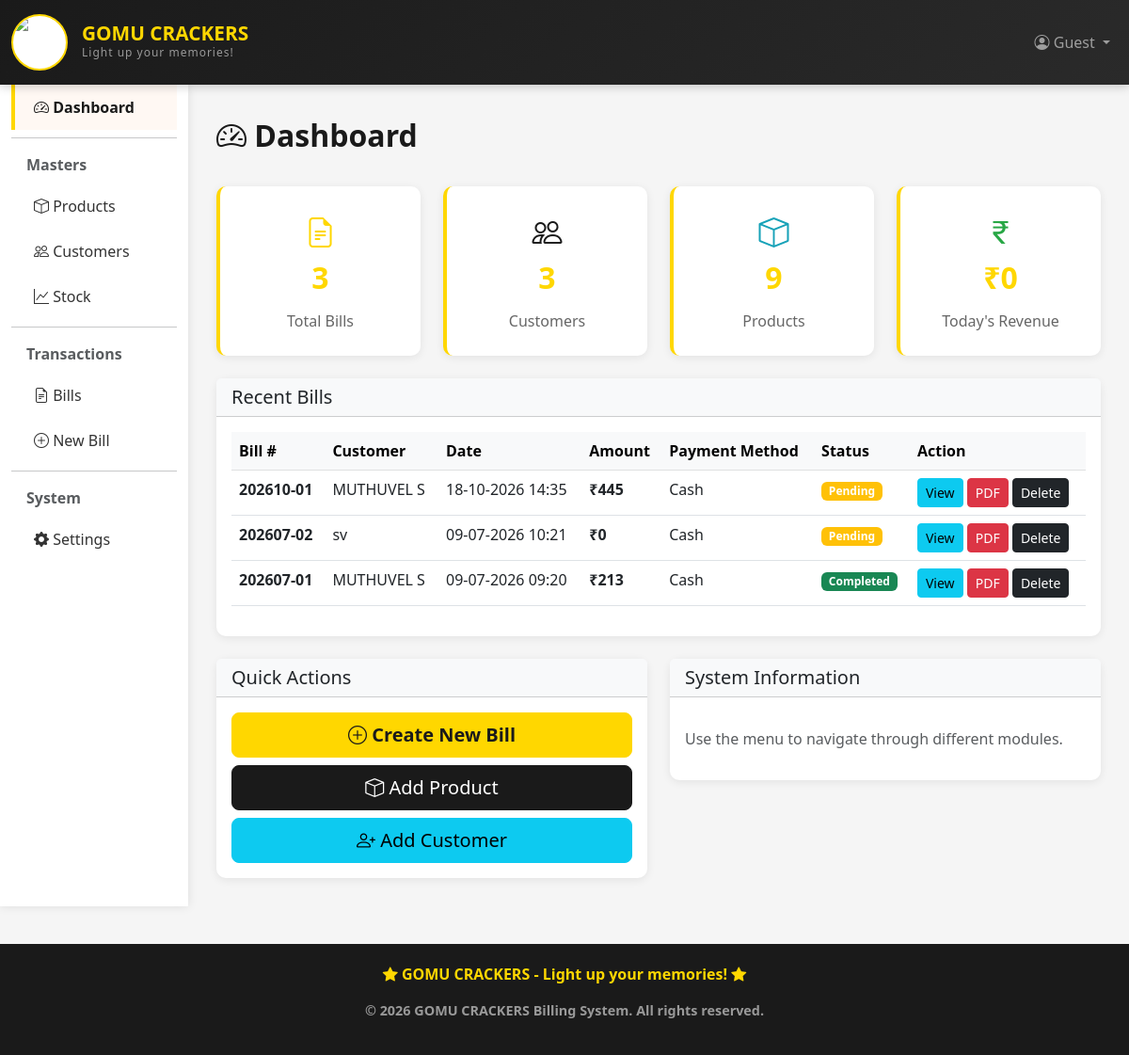
The app's page /billing/ with its own data.
### billing_app/models.py (models this page shows, shortened)
class Bill(models.Model):
    PAYMENT_CHOICES = [
        ('cash', 'Cash'),
        ('card', 'Card'),
        ('upi', 'UPI'),
        ('cheque', 'Cheque'),
    ]
    bill_number = models.CharField(max_length=30, unique=True, blank=True, null=True, editable=False)
    bill_sequence = models.PositiveIntegerField(default=1)
    customer = models.ForeignKey(Customer, on_delete=models.SET_NULL, null=True, blank=True)
    bill_date = models.DateTimeField(auto_now_add=True)
    subtotal = models.DecimalField(max_digits=10, decimal_places=2, default=0)
    discount_percent = models.DecimalField(max_digits=5, decimal_places=2, default=0)
    discount_amount = models.DecimalField(max_digits=10, decimal_places=2, default=0)
    total_amount = models.DecimalField(max_digits=10, decimal_places=2, default=0)
    payment_method = models.CharField(max_length=10, choices=PAYMENT_CHOICES, default='cash')
    payment_received = models.DecimalField(max_digits=10, decimal_places=2, default=0)
    change_amount = models.DecimalField(max_digits=10, decimal_places=2, default=0)
    is_completed = models.BooleanField(default=False)
    notes = models.TextField(blank=True, null=True)
    created_at = models.DateTimeField(auto_now_add=True)
    updated_at = models.DateTimeField(auto_now=True)
    class Meta:
        ordering = ['-bill_date']

class Customer(models.Model):
    name = models.CharField(max_length=100)
    phone = models.CharField(max_length=15)
    email = models.EmailField(blank=True, null=True)
    address = models.TextField(blank=True, null=True)
    city = models.CharField(max_length=50, blank=True, null=True)
    created_at = models.DateTimeField(auto_now_add=True)
    updated_at = models.DateTimeField(auto_now=True)
    class Meta:
        ordering = ['-created_at']

### billing_app/views.py (the view)
# urls.py: path('', views.dashboard, name='dashboard'),
def dashboard(request):
    total_bills = Bill.objects.count()
    total_customers = Customer.objects.count()
    total_products = Product.objects.count()
    total_stock_movements = Stock.objects.count()
    today_revenue = Bill.objects.filter(bill_date__date=timezone.now().date()).aggregate(
        total=models.Sum('total_amount'))['total'] or 0
    recent_bills = Bill.objects.all()[:5]
    low_stock_products = Product.objects.filter(quantity__lt=10)
    context = {
        'total_bills': total_bills,
        'total_customers': total_customers,
        'total_products': total_products,
        'total_stock_movements': total_stock_movements,
        'today_revenue': today_revenue,
        'recent_bills': recent_bills,
        'low_stock_count': low_stock_products.count(),
    }
    return render(request, 'billing/dashboard.html', context)

### billing_app/templates/billing/dashboard.html (shortened to what this page needs)
{% extends 'billing/base.html' %}
{% block content %}
<div class="page-title">
    <i class="bi bi-speedometer2"></i> Dashboard
</div>
<div class="row mb-4">
    <div class="col-md-3">
        <div class="stat-card">
            <i class="bi bi-file-earmark-text" style="font-size: 2rem; color: var(--primary-color);"></i>
            <div class="stat-value">{{ total_bills }}</div>
            <div class="stat-label">Total Bills</div>
        </div>
    </div>
    <div class="col-md-3">
        <div class="stat-card">
            <i class="bi bi-people" style="font-size: 2rem; color: var(--secondary-color);"></i>
            <div class="stat-value">{{ total_customers }}</div>
            <div class="stat-label">Customers</div>
        </div>
    </div>
    <div class="col-md-3">
        <div class="stat-card">
            <i class="bi bi-box" style="font-size: 2rem; color: #17a2b8;"></i>
            <div class="stat-value">{{ total_products }}</div>
            <div class="stat-label">Products</div>
        </div>
    </div>
    <div class="col-md-3">
        <div class="stat-card">
            <i class="bi bi-currency-rupee" style="font-size: 2rem; color: #28a745;"></i>
            <div class="stat-value">₹{{ today_revenue|floatformat:"0" }}</div>
            <div class="stat-label">Today's Revenue</div>
        </div>
    </div>
</div>
<div class="row">
    <div class="col-md-12">
        <div class="card">
            <div class="card-header bg-light">
                <h5 class="mb-0">Recent Bills</h5>
            </div>
            <div class="card-body">
                {% if recent_bills %}
                    <div class="table-responsive">
                        <table class="table table-hover">
                            <thead class="table-light">
                                <tr>
                                    <th>Bill #</th>
                                    <th>Customer</th>
                                    <th>Date</th>
                                    <th>Amount</th>
                                    <th>Payment Method</th>
                                    <th>Status</th>
                                    <th>Action</th>
                                </tr>
                            </thead>
                            <tbody>
                                {% for bill in recent_bills %}
                                <tr>
                                    <td><strong>{{ bill.bill_number }}</strong></td>
                                    <td>{{ bill.customer.name|default:"Walk-in" }}</td>
                                    <td>{{ bill.bill_date|date:"d-m-Y H:i" }}</td>
                                    <td><strong>₹{{ bill.total_amount|floatformat:"0" }}</strong></td>
                                    <td>{{ bill.get_payment_method_display }}</td>
                                    <td>
                                        {% if bill.is_completed %}
                                            <span class="badge bg-success">Completed</span>
                                        {% else %}
                                            <span class="badge bg-warning">Pending</span>
                                        {% endif %}
                                    </td>
                                    <td>
                                        <a href="{% url 'bill_detail' bill.id %}" class="btn btn-sm btn-info">View</a>
                                        <a href="{% url 'bill_pdf' bill.id %}" class="btn btn-sm btn-danger">PDF</a>
                                        <a href="{% url 'delete_bill' bill.id %}"
       class="btn btn-sm btn-dark"
       onclick="return confirm('Are you sure you want to delete this bill?');">
        Delete
    </a>
                                    </td>
                                </tr>
                                {% endfor %}
                            </tbody>
                        </table>
                    </div>
                {% else %}
                    <p class="text-muted">No bills yet. <a href="{% url 'bill_create' %}">Create one</a></p>
                {% endif %}
            </div>
        </div>
    </div>
</div>
<div class="row mt-4">
    <div class="col-md-6">
        <div class="card">
            <div class="card-header bg-light">
                <h5 class="mb-0">Quick Actions</h5>
            </div>
            <div class="card-body">
                <a href="{% url 'bill_create' %}" class="btn btn-primary btn-lg w-100 mb-2">
                    <i class="bi bi-plus-circle"></i> Create New Bill
                </a>
                <a href="{% url 'product_create' %}" class="btn btn-secondary btn-lg w-100 mb-2">
                    <i class="bi bi-box"></i> Add Product
                </a>
                <a href="{% url 'customer_create' %}" class="btn btn-info btn-lg w-100">
                    <i class="bi bi-person-plus"></i> Add Customer
                </a>
            </div>
        </div>
    </div>
    <div class="col-md-6">
        <div class="card">
            <div class="card-header bg-light">
                <h5 class="mb-0">System Information</h5>
            </div>
            <div class="card-body">
                <p class="text-muted mt-3">Use the menu to navigate through different modules.</p>
            </div>
        </div>
    </div>
</div>
{% endblock %}

### billing_app/templates/billing/base.html (style rules this page uses)
:root { --primary-color: #FFD700; --secondary-color: #1a1a1a; --light-color: #FFF8F3; --dark-color: #1a1a1a; }
body { background-color: #f5f5f5; font-family: 'Segoe UI', Tahoma, Geneva, Verdana, sans-serif; }
.card { border: none; border-radius: 10px; box-shadow: 0 2px 10px rgba(0,0,0,0.08); transition: transform 0.3s ease; }
.btn-primary { background-color: var(--primary-color); border-color: var(--primary-color); color: var(--secondary-color); font-weight: 600; }
.btn-secondary { background-color: var(--secondary-color); border-color: var(--secondary-color); color: white; }
.page-title { color: var(--secondary-color); font-weight: 700; margin-bottom: 30px; font-size: 2rem; }
.stat-card { background: white; border-radius: 10px; padding: 25px; text-align: center; box-shadow: 0 2px 10px rgba(0,0,0,0.08); border-left: 4px solid var(--primary-color); }
.stat-card .stat-value { font-size: 2rem; font-weight: 700; color: var(--primary-color); }
.stat-card .stat-label { color: #666; margin-top: 10px; }

### records on screen
Bill: bill_number "202610-01", customer.name "MUTHUVEL S", bill_date "18-10-2026 14:35", total_amount "445", payment_method "Cash", is_completed "Pending"
Bill: bill_number "202607-02", customer.name "sv", bill_date "09-07-2026 10:21", total_amount "0", payment_method "Cash", is_completed "Pending"
Bill: bill_number "202607-01", customer.name "MUTHUVEL S", bill_date "09-07-2026 09:20", total_amount "213", payment_method "Cash", is_completed "Completed"

### other values on screen
{{ total_bills }} "3"
{{ total_customers }} "3"
{{ total_products }} "9"
{{ today_revenue|floatformat:"0" }} "0"
